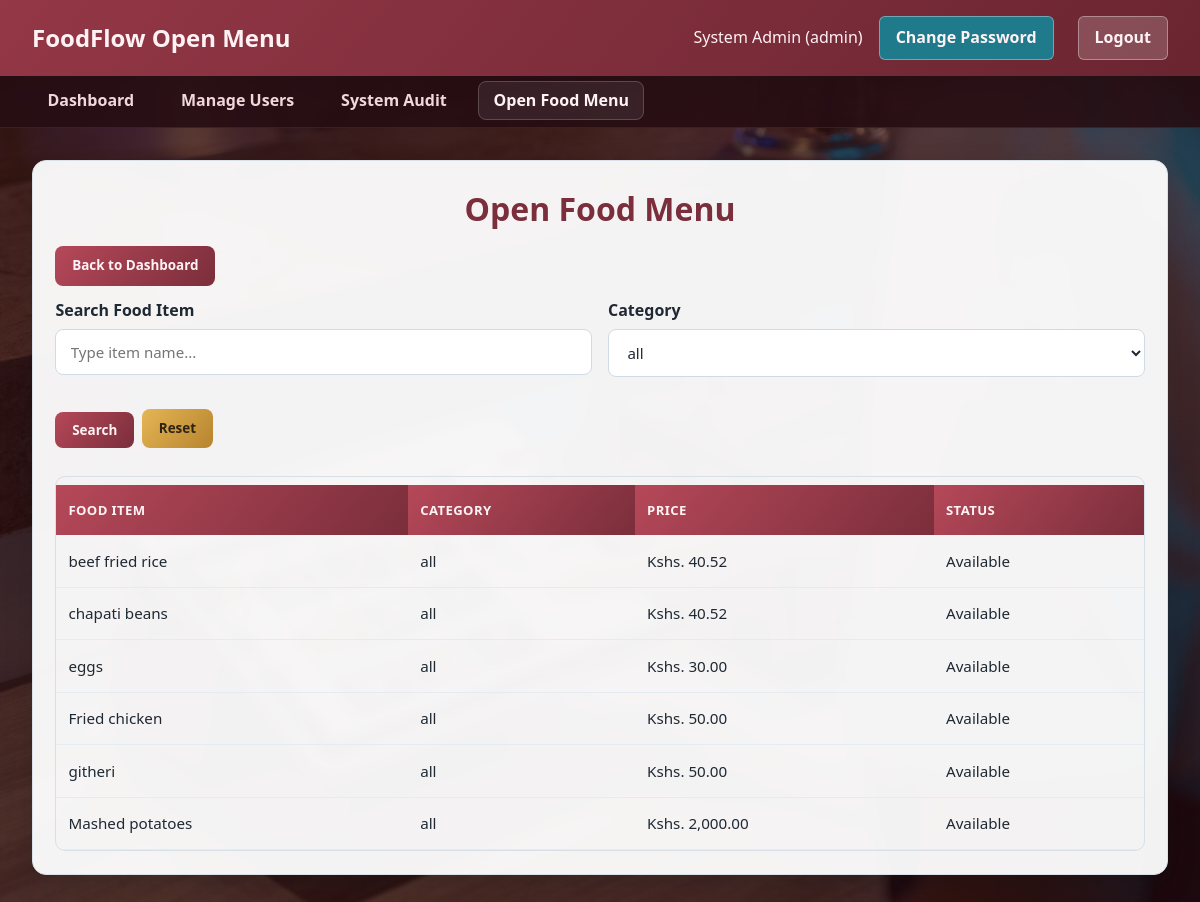
The page /roles/open_menu.php?category=all (signed in) on the database its author committed.
### tables this page shows
CREATE TABLE `menu_items` (
  `id` int NOT NULL AUTO_INCREMENT,
  `name` varchar(120) NOT NULL,
  `category` varchar(80) DEFAULT NULL,
  `selling_price` decimal(10,2) NOT NULL,
  `is_available` tinyint(1) DEFAULT '1',
  `created_at` timestamp NULL DEFAULT CURRENT_TIMESTAMP,
  PRIMARY KEY (`id`)
);

### roles/open_menu.php (the view, shortened to what this page needs)
<?php
$conn = new mysqli('localhost', 'root', '1234', 'food_inventory');
$q = trim($_GET['q'] ?? '');
$category = trim($_GET['category'] ?? '');
$sql = 'SELECT id, name, category, selling_price, is_available FROM menu_items WHERE 1=1';
$params = [];
$types = '';
if ($category !== '') {
    $sql .= ' AND category = ?';
    $types .= 's';
    $params[] = $category;
}
$sql .= ' ORDER BY is_available DESC, name ASC';
$stmt = $conn->prepare($sql);
if ($stmt && $types !== '') {
    $stmt->bind_param($types, ...$params);
}
if ($stmt) {
    $stmt->execute();
    $menu = $stmt->get_result();
} else {
    $menu = $conn->query('SELECT id, name, category, selling_price, is_available FROM menu_items ORDER BY is_available DESC, name ASC');
}
$categories = $conn->query('SELECT DISTINCT category FROM menu_items WHERE category IS NOT NULL AND category <> "" ORDER BY category');
$role = (string)($_SESSION['role'] ?? 'manager');
$roleClassMap = [
    'waiter' => 'dashboard-waiter',
    'chef' => 'dashboard-chef',
    'manager' => 'dashboard-manager',
    'admin' => 'dashboard-admin'
];
$roleThemeClass = $roleClassMap[$role] ?? 'dashboard-manager';
$dashboardLink = 'manager_dashboard.php';
$navLinks = [
    ['href' => 'manager_dashboard.php', 'label' => 'Dashboard'],
    ['href' => 'manager_controls.php', 'label' => 'Thresholds & Approvals'],
    ['href' => 'manager_reports.php', 'label' => 'Reports'],
    ['href' => 'open_menu.php', 'label' => 'Open Food Menu', 'active' => true],
];
if ($role === 'admin') {
    $dashboardLink = '../admin/admin_dashboard.php';
    $navLinks = [
        ['href' => '../admin/admin_dashboard.php', 'label' => 'Dashboard'],
        ['href' => '../admin/manage_users.php', 'label' => 'Manage Users'],
        ['href' => '../admin/system_audit.php', 'label' => 'System Audit'],
        ['href' => 'open_menu.php', 'label' => 'Open Food Menu', 'active' => true],
    ];
}
?>
<!DOCTYPE html>
<html lang="en">
<head>
    <link rel="stylesheet" href="roles_styles.css">
</head>
<body class="dashboard-photo <?php echo htmlspecialchars($roleThemeClass); ?>">
<nav class="navbar">
    <div class="navbar-brand">FoodFlow Open Menu</div>
    <div class="navbar-user">
        <span><?php echo htmlspecialchars((string)($_SESSION['user_name'] ?? 'User')); ?> (<?php echo htmlspecialchars((string)($_SESSION['role'] ?? 'staff')); ?>)</span>
        <a href="../auth/change_password.php" class="logout-btn" style="margin-right:8px;background:#1f7a8c;">Change Password</a>
        <a href="../auth/logout.php" class="logout-btn">Logout</a>
    </div>
</nav>
<nav class="admin-nav">
    <ul class="admin-nav-links">
        <?php foreach ($navLinks as $link): ?>
            <li>
                <a href="<?php echo htmlspecialchars($link['href']); ?>" class="<?php echo !empty($link['active']) ? 'active' : ''; ?>"><?php echo htmlspecialchars($link['label']); ?></a>
            </li>
        <?php endforeach; ?>
    </ul>
</nav>
<div class="container">
    <div class="card">
        <h1>Open Food Menu</h1>
        <p style="margin-bottom:12px;"><a href="<?php echo htmlspecialchars($dashboardLink); ?>" class="btn btn-primary">Back to Dashboard</a></p>
        <form method="GET" class="form-grid" style="margin-bottom:12px;">
            <div class="form-group">
                <label for="q">Search Food Item</label>
                <input id="q" type="text" name="q" value="<?php echo htmlspecialchars($q); ?>" placeholder="Type item name...">
            </div>
            <div class="form-group">
                <label for="category">Category</label>
                <select id="category" name="category">
                    <?php while ($c = $categories->fetch_assoc()): ?>
                        <?php $cat = (string)$c['category']; ?>
                        <option value="<?php echo htmlspecialchars($cat); ?>" <?php echo ($category === $cat) ? 'selected' : ''; ?>><?php echo htmlspecialchars($cat); ?></option>
                    <?php endwhile; ?>
                </select>
            </div>
            <div class="form-group" style="display:flex;gap:8px;align-items:flex-end;">
                <button type="submit" class="btn btn-primary">Search</button>
                <a href="open_menu.php" class="btn btn-warning">Reset</a>
            </div>
        </form>
        <div class="table-responsive">
            <table class="data-table">
                <thead>
                    <tr>
                        <th>Food Item</th>
                        <th>Category</th>
                        <th>Price</th>
                        <th>Status</th>
                    </tr>
                </thead>
                <tbody>
                <?php if ($menu && $menu->num_rows > 0): ?>
                    <?php while ($m = $menu->fetch_assoc()): ?>
                        <tr>
                            <td><?php echo htmlspecialchars((string)$m['name']); ?></td>
                            <td><?php echo htmlspecialchars((string)$m['category']); ?></td>
                            <td>Kshs. <?php echo number_format((float)$m['selling_price'], 2); ?></td>
                            <td><?php echo ((int)$m['is_available'] === 1) ? 'Available' : 'Unavailable'; ?></td>
                        </tr>
                    <?php endwhile; ?>
                <?php else: ?>
                    <tr>
                        <td colspan="4">No menu items found.</td>
                    </tr>
                <?php endif; ?>
                </tbody>
            </table>
        </div>
    </div>
</div>
</body>
</html>

### rows shown on the page
menu_items: name "beef fried rice", category "all", selling_price "40.52", is_available "Available"
menu_items: name "chapati beans", category "all", selling_price "40.52", is_available "Available"
menu_items: name "eggs", category "all", selling_price "30.00", is_available "Available"
menu_items: name "Fried chicken", category "all", selling_price "50.00", is_available "Available"
menu_items: name "githeri", category "all", selling_price "50.00", is_available "Available"
menu_items: name "Mashed potatoes", category "all", selling_price "2,000.00", is_available "Available"

### other values the page prints
$_SESSION['user_name'] "System Admin"
$_SESSION['role'] "admin"
$link['label'] "Dashboard"
$link['label'] "Manage Users"
$link['label'] "System Audit"
$link['label'] "Open Food Menu"
form field category "all"
